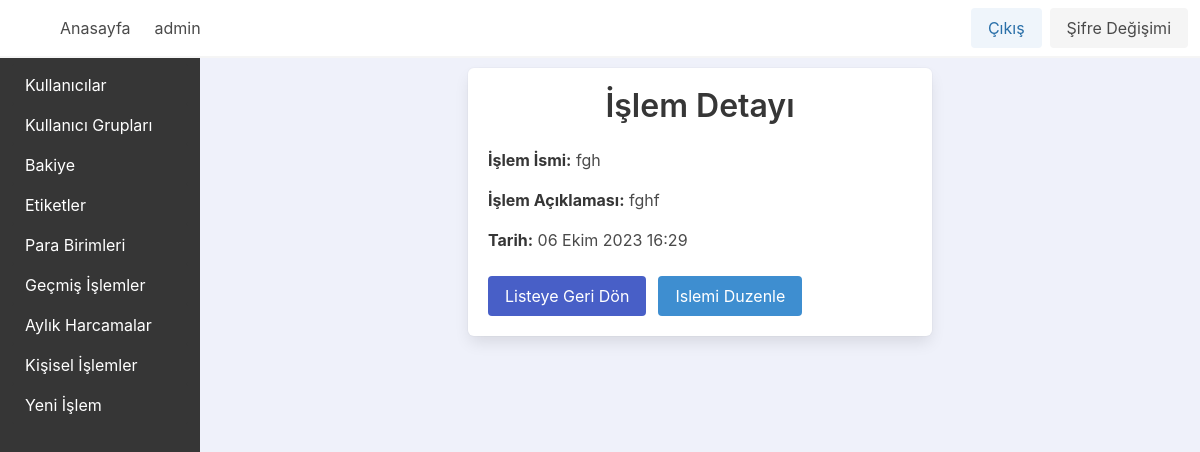
/transactions/7/ (signed in), run on an earlier commit of the app's database.
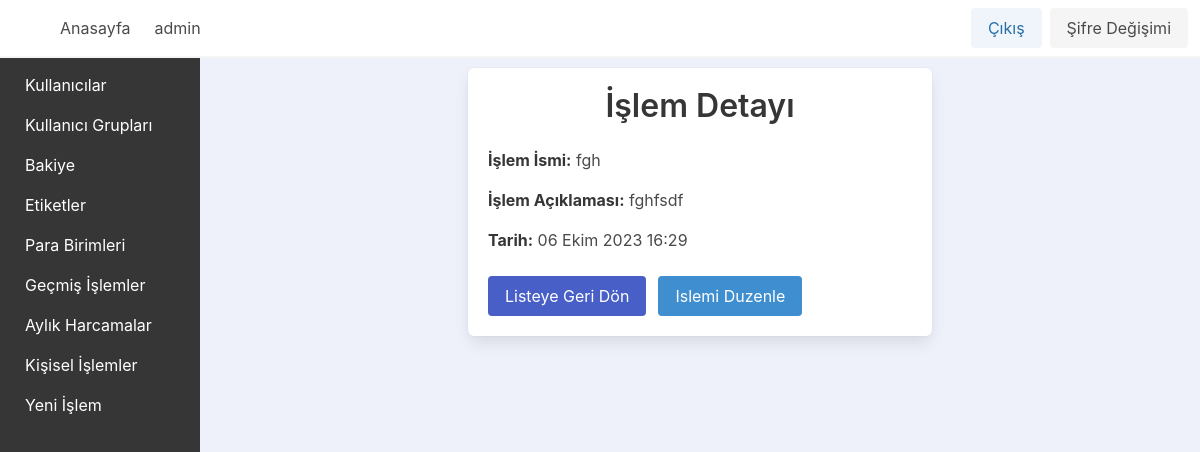
And on a later commit of the database.
### app_base/models.py (models this page shows, shortened)
class Islemler(models.Model):
    islem_tarihi = models.DateTimeField(auto_now_add=True)
    islemsahibi = models.ForeignKey(MuUser, on_delete=models.PROTECT)
    kimden_geldi = models.ForeignKey(MuUser, related_name="gelen_paralar", on_delete=models.PROTECT, null=True, blank=True)
    kime_gitti = models.ForeignKey(MuUser, related_name="giden_paralar", on_delete=models.PROTECT, null=True, blank=True)
    tags = models.ManyToManyField(Tag, blank=True)
    islem_ismi = models.CharField(max_length=250)
    islem_aciklamasi = models.TextField()
    currency = models.ForeignKey(Currency, on_delete=models.PROTECT)
    miktar = models.IntegerField(default=0)

### app_base/views.py (the view)
# urls.py: path("transactions/<int:pk>/", views.TransactionDetail.as_view(), name="transaction_detail_name"),
class TransactionDetail(View):
    template_name = "app_base/transactions/transaction_detail.html"
    def get(self, request, pk):
        transaction = Islemler.objects.get(pk=pk, islemsahibi=request.user)
        return render(request, self.template_name, {"transaction": transaction})

### app_base/templates/app_base/transactions/transaction_detail.html (shortened to what this page needs)
{% extends "base.html" %}
{% block content %}
    <div class="column is-half m-auto">
        <div class="box">
            <h2 class="title has-text-centered">İşlem Detayı</h2>
            <div class="content">
                <p>
                    <strong>İşlem İsmi:</strong> {{ transaction.islem_ismi }}
                </p>
                <p>
                    <strong>İşlem Açıklaması:</strong> {{ transaction.islem_aciklamasi }}
                </p>
                <p>
                    <strong>Tarih:</strong> {{ transaction.islem_tarihi }}
                </p>
            </div>
            <div class="field is-grouped">
                <div class="control">
                    <a href="{% url 'transaction_list_name' %}" class="button is-link">Listeye Geri Dön</a>
                </div>
                <div class="control">
                    <a href="{% url 'transaction_edit_name' transaction.pk %}" class="button is-info">Islemi Duzenle</a>
                </div>
            </div>
        </div>
    </div>
{% endblock content %}

What changed in the data, as far as the page shows it:
changed Islemler "fgh": islem_aciklamasi "fghf" → "fghfsdf"
